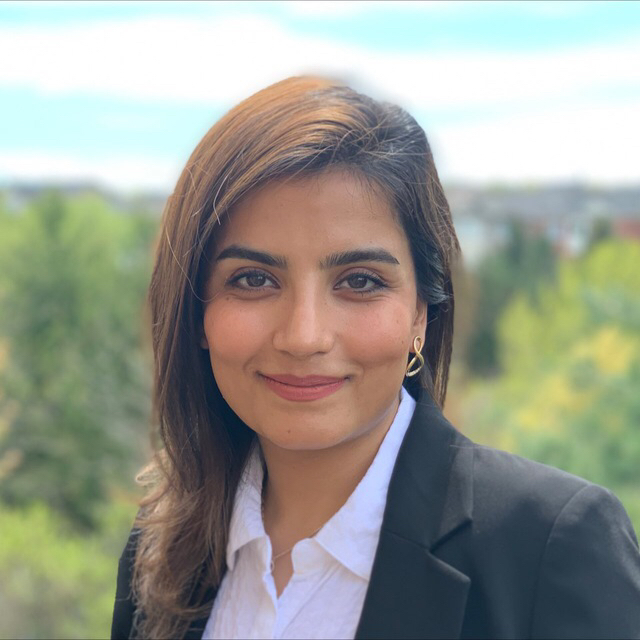
#> input picture week3/pic2.jpeg, 640 x 640 px
$ python turtle.py
#> lines starting #> are read from the running program, lines starting #| are printed output that depends on the picture
# [19 lines of commented-out code are left out]

from PIL import Image

def image_play():
    img = Image.open("pic2.jpeg")
#> img is the input picture: PIL image 640x640 RGB; mean R, G, B 151.7, 153.9, 143.7
    width,height = img.size
#> width = 640; height = 640


    for row in range(0, img.height):
        for col in range(0,img.width):
            p = img.getpixel((col, row))

            newred = 255 - p[0]
            newgreen = 255 - p[1]
            newblue = 255 - p[2]

            newpixel =(newred, newgreen, newblue)

            img.putpixel((col,row),newpixel)
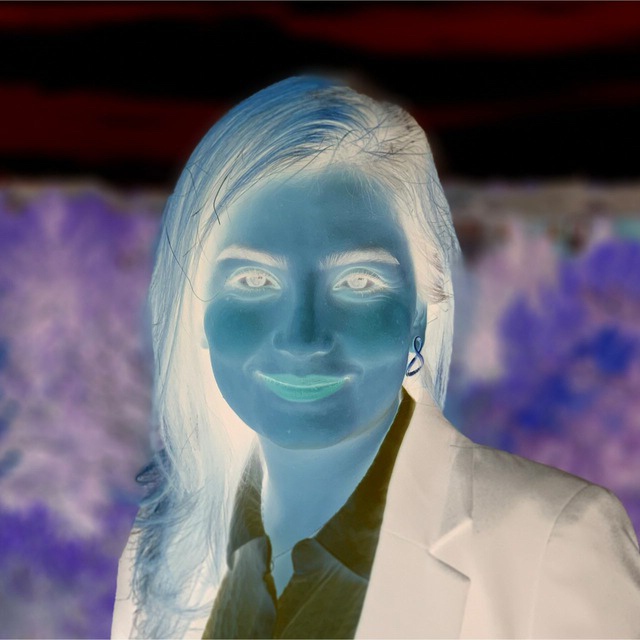
#> img: PIL image 640x640 RGB; mean R, G, B 103.3, 101.1, 111.3


    img.show()

image_play()
